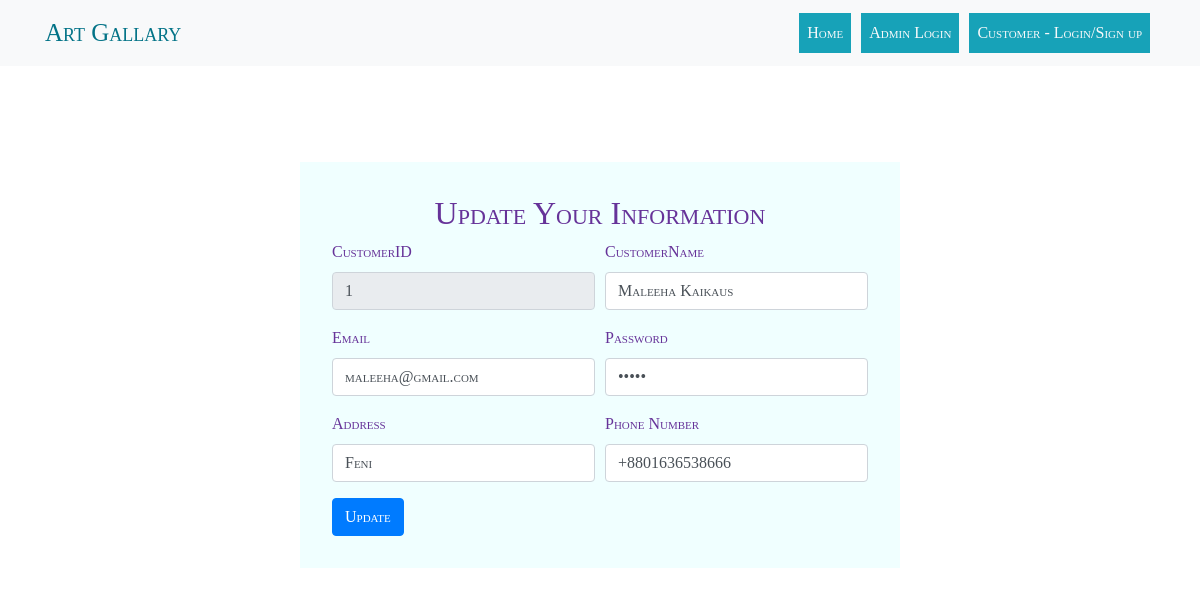
Page /php/customer_update.php (signed in) on the committed database.
### tables this page shows
CREATE TABLE IF NOT EXISTS `customer_info` (
  `CustomerID` int(100) NOT NULL AUTO_INCREMENT,
  `CustomerName` varchar(255) NOT NULL,
  `Email` varchar(255) NOT NULL,
  `Password` varchar(255) NOT NULL,
  `Address` varchar(255) NOT NULL,
  `PhoneNumber` varchar(14) NOT NULL,
  PRIMARY KEY (`CustomerID`)
);

### php/customer_update.php (the view, shortened to what this page needs)
<?php
    include_once('database.php');
    if($connect){
        if(isset($_SESSION['Email'])){
            $find="SELECT * FROM customer_info where Email='$_SESSION[Email]'";
            $resFind=mysqli_query($connect, $find);
            $row=mysqli_fetch_assoc($resFind);
    }
}
?>
<!DOCTYPE html>
<html lang="en">
<head>
    <link href="https://stackpath.bootstrapcdn.com/font-awesome/4.7.0/css/font-awesome.min.css" rel="stylesheet">
    <link rel="stylesheet" href="../css/bootstrap.min.css">
    <link rel="stylesheet" href="../css/animate.css">
    <link rel="stylesheet" href="../css/index.css">
    <link rel="stylesheet" href="../css/customer_update.css">
</head>
<body>
    <nav class="navbar navbar-expand-lg navbar-light bg-light">
        <div class="container">
            <a class="navbar-brand logo" href="#">Art Gallary</a>
            <div class="collapse navbar-collapse" id="navbarSupportedContent">
                <ul class="navbar-nav ml-auto">
                    <li class="nav-item active bg-info" style="margin: 5px">
                        <a class="nav-link text-light" href="index.php">Home <span class="sr-only">(current)</span></a>
                    </li>
                    <li class="nav-item bg-info" style="margin: 5px">
                        <a class="nav-link text-light" href="admin_login.php">Admin Login</a>
                    </li>
                    <li class="nav-item bg-info" style="margin: 5px">
                        <a class="nav-link text-light" href="customer_login.php">Customer - Login/Sign up</a>
                    </li>
                </ul>
            </div>
        </div>
    </nav>
    <div class="container update">
        <div class="text-center">
            <h2>Update Your Information</h2>
        </div>
        <form method="post" action="" enctype="multipart/form-data">
            <div class="form-row">
                <div class="form-group col-md-6">
                    <label for="inputName">CustomerID</label>
                    <input type="text" class="form-control" id="inputName" name="CustomerID"
                        value="<?php echo $row["CustomerID"];?>" readonly placeholder="Enter Your ID">
                </div>
                <div class="form-group col-md-6">
                    <label for="inputName">CustomerName</label>
                    <input type="text" class="form-control" id="inputName" name="CustomerName"
                        value="<?php echo $row["CustomerName"];?>" placeholder="Enter Your Name">
                </div>
            </div>
            <div class="form-row">
                <div class="form-group col-md-6">
                    <label for="inputEmail4">Email</label>
                    <input type="email" class="form-control" id="inputEmail4" name="Email"
                        value="<?php echo $row["Email"];?>">
                </div>
                <div class="form-group col-md-6">
                    <label for="inputPassword4">Password</label>
                    <input type="password" class="form-control" id="inputPassword4" name="Password"
                        value="<?php echo $row["Password"];?>">
                </div>
            </div>
            <div class="form-row">
                <div class="form-group col-md-6">
                    <label for="inputAddress">Address</label>
                    <input type="text" class="form-control" id="inputAddress" name="Address"
                        value="<?php echo $row["Address"];?>">
                </div>
                <div class="form-group col-md-6">
                    <label for="inputNumber">Phone Number</label>
                    <input type="text" class="form-control" id="inputNumber" name="PhoneNumber"
                        pattern="[0]{1}[1]{1}[0-9]{9}" value="<?php echo $row["PhoneNumber"];?>">
                </div>
            </div>
            <button type="submit" class="btn btn-primary" name="update">Update</button>
        </form>
    </div>
</body>
</html>

### css/index.css (style rules this page uses)
* { margin: 0; padding: 0; font-family: 'Times New Roman', Times, serif; font-variant: small-caps; }
.logo { font-family: cursive; font-size: 25px; color: rgb(3, 115, 135)!important; }

### css/customer_update.css (style rules this page uses)
* { margin: 0; padding: 0; font-family: 'Times New Roman', Times, serif; font-variant: small-caps; }
body { background-image: url(../media/paint3.jpg); background-size: cover; width: 100vw; height: auto; }
.update { margin-left: 50%; width: 50vw; height: auto; margin: 12vh auto; padding: 4vh; background-color: azure; color: rebeccapurple; }

### rows in the picture
customer_info: CustomerID "1", CustomerName "Maleeha Kaikaus", Email "maleeha@gmail.com", Address "Feni", PhoneNumber "+8801636538666"
